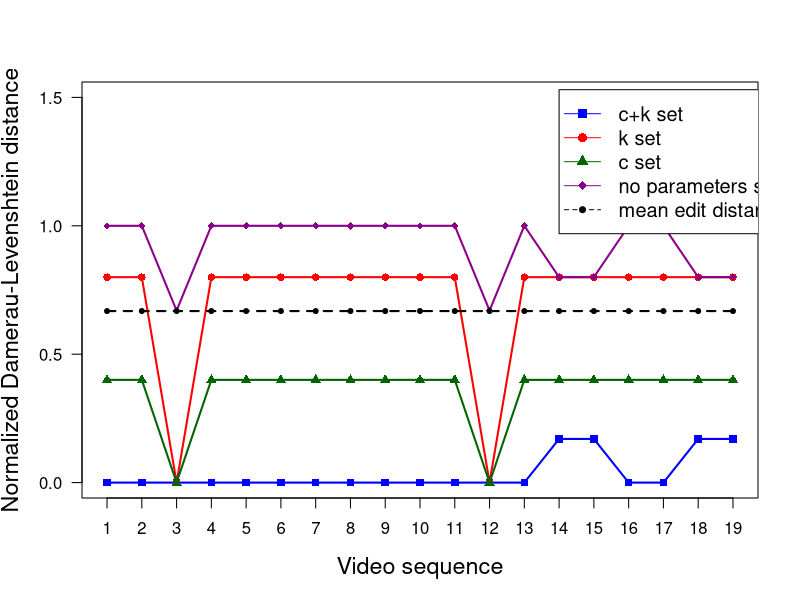

The R source for this figure:
# Define data (x: videos, y: fit of model, edit distance with Damerau-Levenshtein)
xdata <- c(1,2,3,4,5,6,7,8,9,10,11,12,13,14,15,16,17,18,19)
model_ck <- c(0,0,0,0,0,0,0,0,0,0,0,0,0,0.17,0.17,0,0,0.17,0.17)
k_set <- c(0.8,0.8,0,0.8,0.8,0.8,0.8,0.8,0.8,0.8,0.8,0,0.8,0.8,0.8,0.8,0.8,0.8,0.8)
c_set <- c(0.4,0.4,0,0.4,0.4,0.4,0.4,0.4,0.4,0.4,0.4,0,0.4,0.4,0.4,0.4,0.4,0.4,0.4)
no_params <- c(1,1,0.67,1,1,1,1,1,1,1,1,0.67,1,0.8,0.8,1,1,0.8,0.8)
avg <- c(0.668,0.668,0.668,0.668,0.668,0.668,0.668,0.668,0.668,0.668,0.668,0.668,0.668,0.668,0.668,0.668,0.668,0.668,0.668)

# Plot model, c+k set
plot(xdata, model_ck, type='o', col='blue', pch=15, lty=1, ylim=c(0,1.5), lwd=2, 
     ylab='Normalized Damerau-Levenshtein distance',
     xlab='Video sequence', las=1, xaxt='n', cex.lab=1.4)
axis(side=1, at=1:19, labels=xdata, cex.axis=1)

# Plot model without c
points(xdata, k_set, col='red', pch=16)
lines(xdata, k_set, col='red', lty=1, lwd=2)

# Plot model without k
points(xdata, c_set, col='dark green', pch=17)
lines(xdata, c_set, col='dark green', lty=1, lwd=2)

# Plot greedy without params
points(xdata, no_params, col='dark magenta', pch=18)
lines(xdata, no_params, col='dark magenta', lty=1, lwd=2)

# Plot avg/baseline
points(xdata, avg, col='black', pch=20)
lines(xdata, avg, col='black', lty=2, lwd=2)

legend(14,1.53,legend=c('c+k set', 'k set', 'c set', 'no parameters set','mean edit distance'), 
       col=c('blue', 'red', 'dark green', 'dark magenta','black'), 
       pch=c(15,16,17,18,20), lty=c(1,1,1,1,2), ncol=1, cex=1.2)
